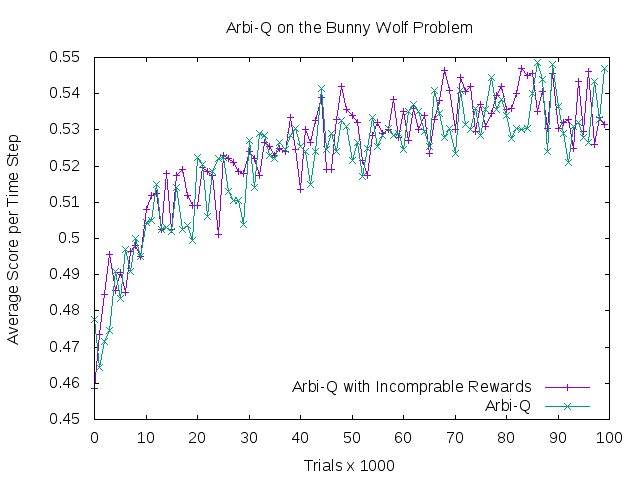

The script that drew this image:
set   autoscale              # scale axes automatically
unset log                    # remove anylog-scaling
unset label                  # remove any previous labels
set xtic auto                # set xtics automatically
set ytic auto                # set ytics automatically
set title 'Arbi-Q on the Bunny Wolf Problem'
set xlabel 'Trials x 1000'
set ylabel 'Average Score per Time Step'
set key bottom right
set term png enh
set out 'arbiq-bunny-wolf.png'

plot "arbiq-bunny-wolf-1.dat" using 1:2 title 'Arbi-Q with Incomprable Rewards' with linespoints, \
     "arbiq-bunny-wolf-2.dat" using 1:2 title 'Arbi-Q' with linespoints
